Frame 1 (no input): blank canvas, image omitted
Frame 60 (the mouse pressed at the canvas centre just before this capture): blank canvas, image omitted
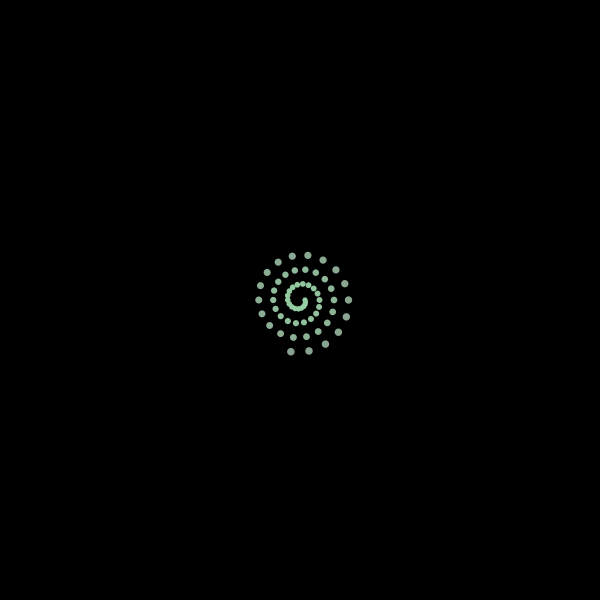
Frame 120 (the mouse held since frame 60 and released just before this capture)

The Processing sketch whose frames 1 and 60 were blank and that drew this single picture after the mouse press (run headless with seeded random() and noise(); from frame 60 on, the mouse is pressed at the canvas centre):

// Processing sketch: processing_5768
// ── processing_5768.pde

int i;
float chgcolor, r, g, b;
color n;
color o;

 void setup ()
 {
     size( 600, 600 );
     background (0);
     chgcolor=0;
     r = random (255);
     g = random (255);
     b = random (255);
     
     n = color (r, g, b);
     o = color (255-r, 255-g, 255-b);
 }
 
 void draw ()
 {
     smooth();
     noStroke();
     
     if (keyPressed){
     switch (key){
     case ' ': background(0);
     break;
     }
   }
     
     if (mousePressed){
     spiral( mouseX, mouseY, 10, 5, 150 );
     }
     
     else {      
     i = 0;
     
     float r = random (255);
     float g = random (255);
     float b = random (255);
     
     n = color (r, g, b);
     o = color (255-r, 255-g, 255-b);
     chgcolor=0;
   }
   
 }
 
 void spiral ( float x, float y, int turns, float inner_radius, float outer_radius  )
 {

     
     color c = lerpColor (n, o, chgcolor);
     
     fill (c);
     
     float total_degree = 360 * turns;
     
     int inc = 20;
     
     float a = radians( i );
     
     float d = map( i, 0, total_degree, inner_radius, outer_radius );
         
     ellipse ( x + cos(a)*d, y + sin(a)*d, 5+d/inc, 5+d/inc );
     
     i += inc;
     
     chgcolor += 0.005;
     
     if (chgcolor >=1){
       
       chgcolor=1;
     }
     
     }
     
    
